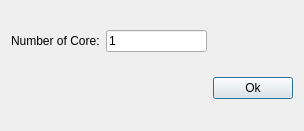
<?xml version="1.0" encoding="UTF-8"?>
<ui version="4.0">
 <class>Set_Dialog</class>
 <widget class="QDialog" name="Set_Dialog">
  <property name="geometry">
   <rect>
    <x>0</x>
    <y>0</y>
    <width>304</width>
    <height>131</height>
   </rect>
  </property>
  <property name="windowTitle">
   <string>Set</string>
  </property>
  <layout class="QGridLayout" name="gridLayout">
   <item row="1" column="0">
    <spacer name="horizontalSpacer">
     <property name="orientation">
      <enum>Qt::Horizontal</enum>
     </property>
     <property name="sizeHint" stdset="0">
      <size>
       <width>40</width>
       <height>20</height>
      </size>
     </property>
    </spacer>
   </item>
   <item row="1" column="2">
    <widget class="QPushButton" name="pushButton">
     <property name="text">
      <string>Ok</string>
     </property>
    </widget>
   </item>
   <item row="0" column="0">
    <widget class="QLabel" name="label">
     <property name="text">
      <string>Number of Core:</string>
     </property>
    </widget>
   </item>
   <item row="1" column="1">
    <spacer name="horizontalSpacer_2">
     <property name="orientation">
      <enum>Qt::Horizontal</enum>
     </property>
     <property name="sizeHint" stdset="0">
      <size>
       <width>40</width>
       <height>20</height>
      </size>
     </property>
    </spacer>
   </item>
   <item row="0" column="1">
    <widget class="QLineEdit" name="lineEdit">
     <property name="text">
      <string>1</string>
     </property>
    </widget>
   </item>
  </layout>
 </widget>
 <resources/>
 <connections/>
</ui>
